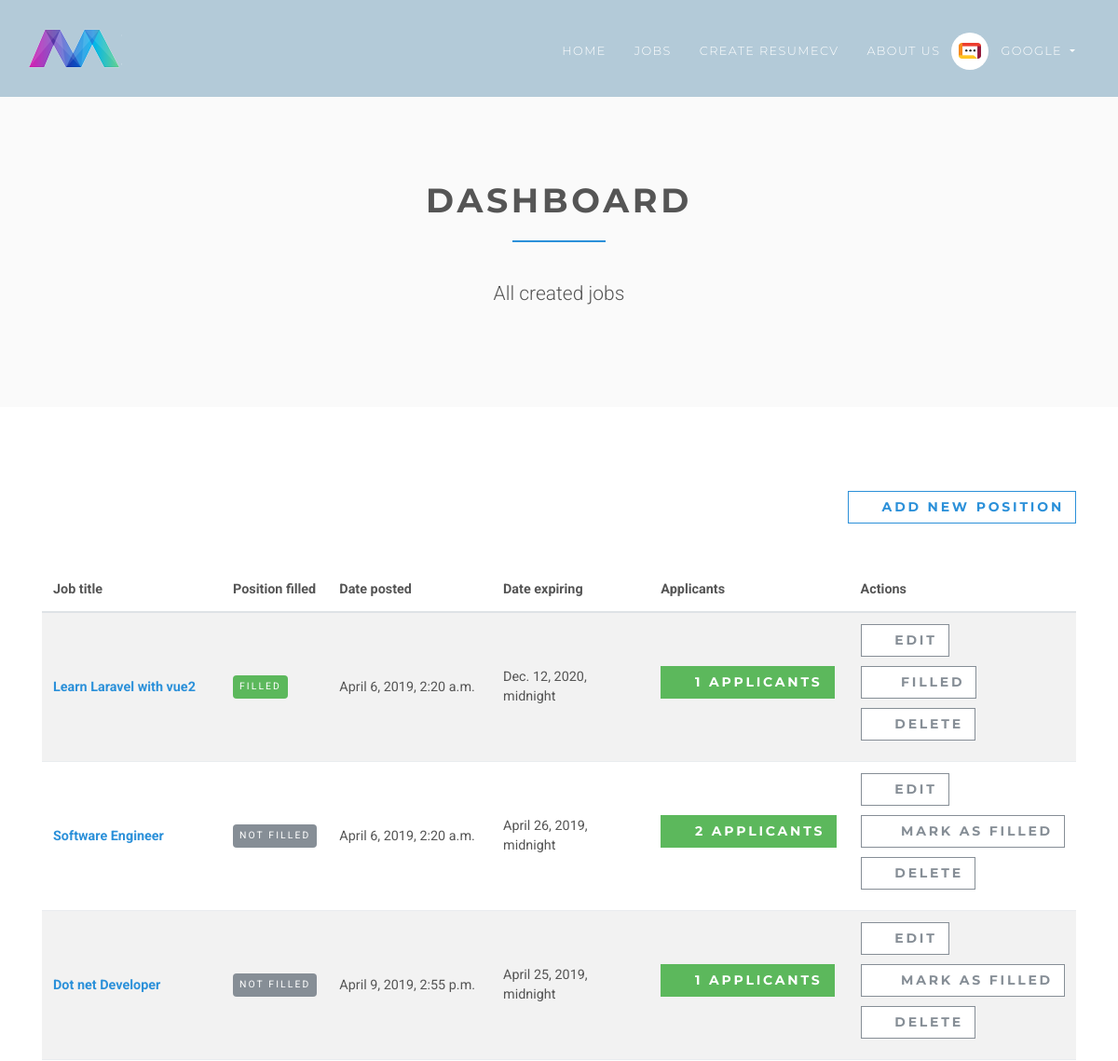
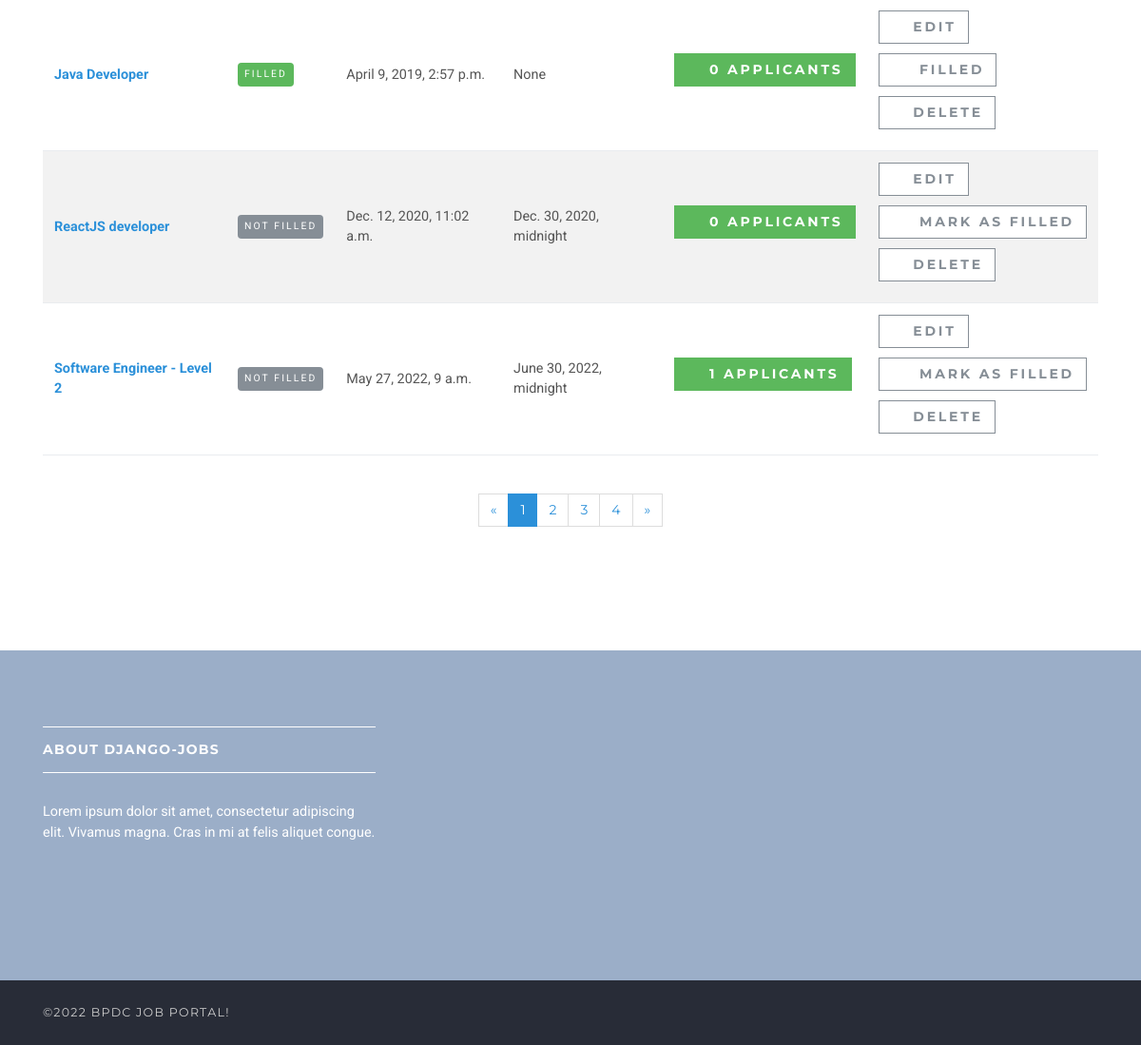
The app's page /en/employer/dashboard/ (signed in), older data (2 pictures, top to bottom).
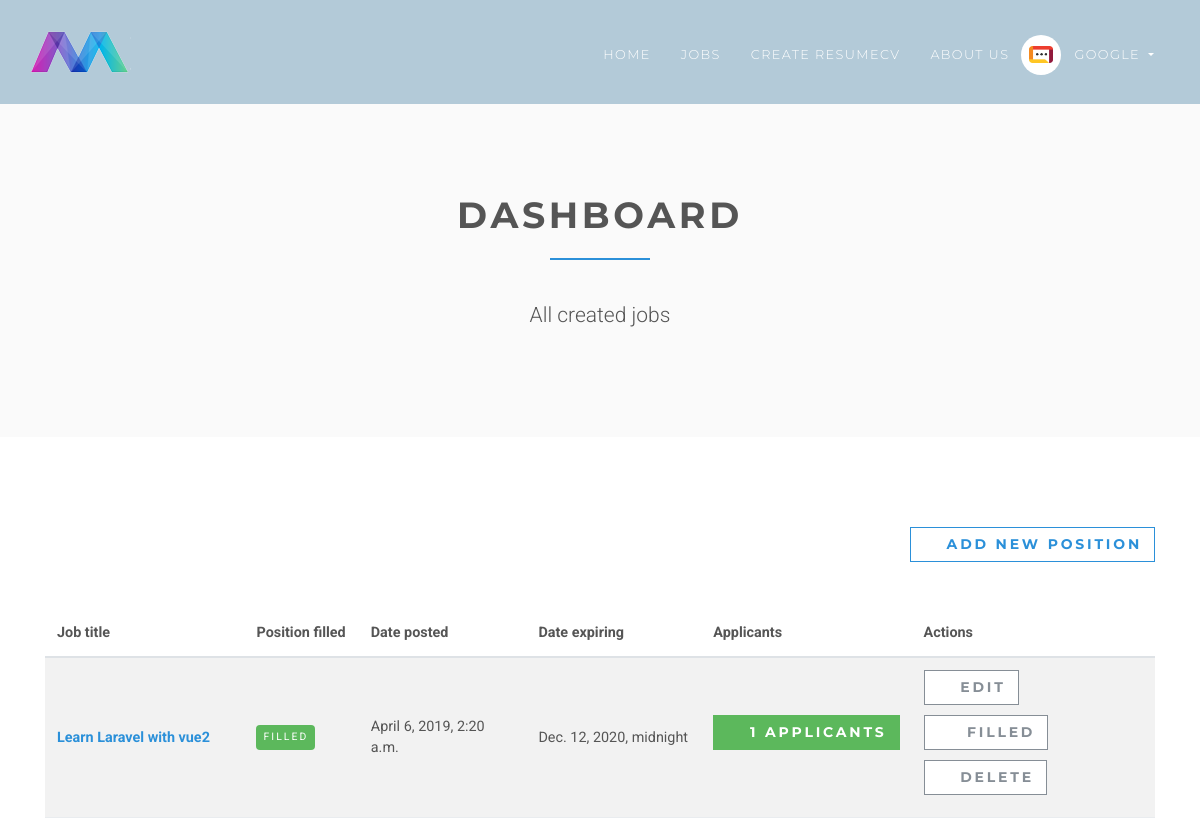
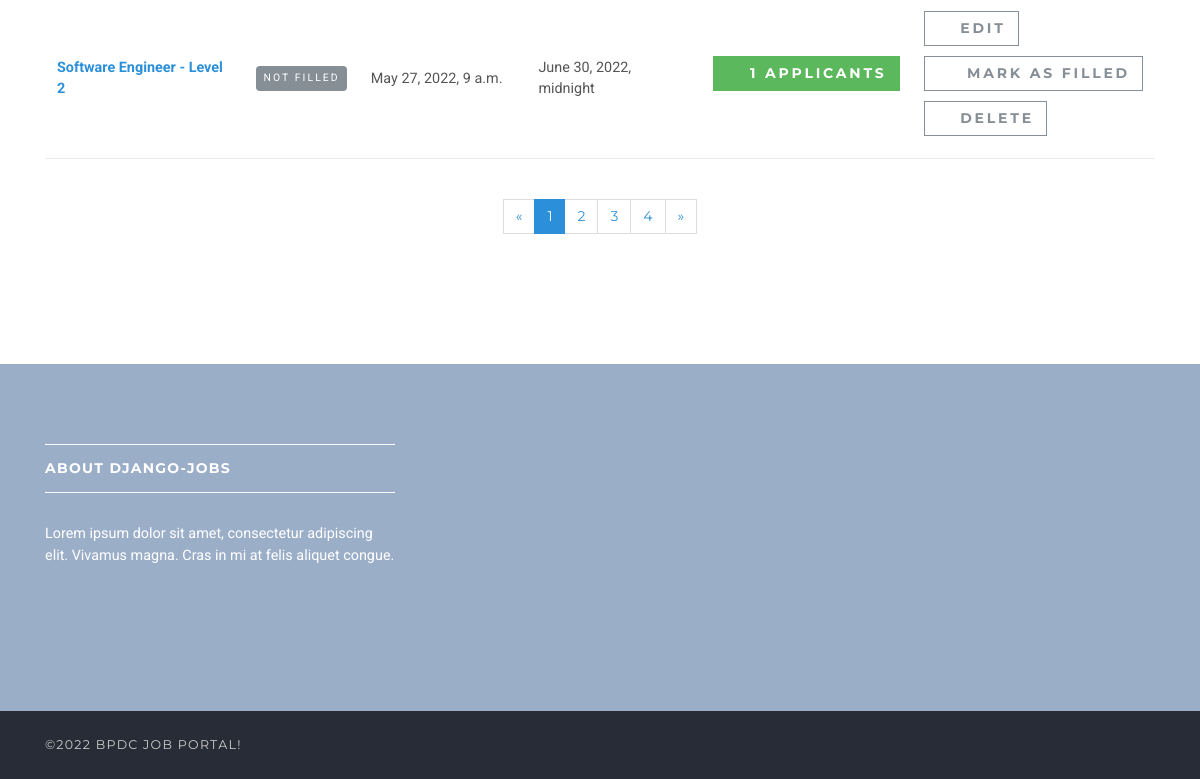
The same page, newer data (2 pictures, top to bottom).
### jobsapp/models.py (models this page shows, shortened)
class Job(models.Model):
    user = models.ForeignKey(User, on_delete=models.CASCADE)
    title = models.CharField(max_length=300)
    description = models.TextField()
    location = models.CharField(max_length=150)
    type = models.CharField(choices=JOB_TYPE, max_length=10)
    category = models.CharField(max_length=100)
    last_date = models.DateTimeField()
    company_name = models.CharField(max_length=100)
    company_description = models.CharField(max_length=300)
    website = models.CharField(max_length=100, default="")
    created_at = models.DateTimeField(default=timezone.now)
    filled = models.BooleanField(default=False)
    salary = models.IntegerField(default=0, blank=True)
    tags = models.ManyToManyField(Tag)
    objects = JobManager()
    class Meta:
        ordering = ["id"]

### jobsapp/views/employer.py (the view)
# urls.py: path("", DashboardView.as_view(), name="employer-dashboard"),
class DashboardView(ListView):
    model = Job
    template_name = "jobs/employer/dashboard.html"
    context_object_name = "jobs"
    @method_decorator(login_required(login_url=reverse_lazy("accounts:login")))
    @method_decorator(user_is_employer)
    def dispatch(self, request, *args, **kwargs):
        return super().dispatch(self.request, *args, **kwargs)
    def get_queryset(self):
        return self.model.objects.filter(user_id=self.request.user.id)

### templates/jobs/employer/dashboard.html (shortened to what the changed rows need)
{% extends 'base.html' %}
{% load static %}
{% block content %}
    <section class="bg-light-gray">
        <div class="container">
            <div class="row">
                <div class="col-lg-8 mx-auto">
                    <h1 class="heading">Dashboard</h1>
                </div>
            </div>
        </div>
    </section>
    <section>
        <div class="container">
            <div class="row">
                <div class="col-lg-12">
                    <div class="table-responsive">
                        <table class="table table-striped table-hover table-client-dashboard">
                            <thead>
                            <tr>
                                <th>Job title</th>
                                <th>Position filled</th>
                                <th>Date posted</th>
                                <th>Date expiring</th>
                                <th>Applicants</th>
                                <th>Actions</th>
                            </tr>
                            </thead>
                            <tbody>
                            {% for job in jobs %}
                                <tr>
                                    <th><a href="{% url 'jobs:jobs-detail' job.id %}">{{ job.title }}</a>
                                    </th>
                                    <td>
                                        {% if job.filled %}
                                            <span class="badge badge-success">Filled</span>
                                        {% else %}
                                            <span class="badge badge-secondary">Not Filled</span>
                                        {% endif %}
                                    </td>
                                    <td>{{ job.created_at }}</td>
                                    <td>{{ job.last_date }}</td>
                                    <td>
                                        <a href="{% url 'jobs:employer-dashboard-applicants' job.id %}"
                                           class="btn btn-success">
                                            <i class="fa fa-users"></i>{{ job.applicants.count }}
                                            <span class="hidden-xs hidden-sm">Applicants</span>
                                        </a>
                                    </td>
                                    <td>
                                        <a href="{% url 'jobs:employer-jobs-edit' job.id %}" class="btn btn-outline-white-secondary">
                                            <i class="fa fa-edit"></i>Edit
                                        </a>
                                        <br>
                                        {% if job.filled %}
                                            <a href="{% url 'jobs:job-mark-filled' job.id %}"
                                               class="btn btn-outline-white-secondary">
                                                <i class="fa fa-check-circle-o"></i>
                                                <span class="hidden-xs hidden-sm">Filled</span>
                                            </a><br>
                                        {% else %}
                                            <a href="{% url 'jobs:job-mark-filled' job.id %}"
                                               class="btn btn-outline-white-secondary">
                                                <i class="fa fa-check-circle-o"></i>
                                                <span class="hidden-xs hidden-sm">Mark as </span>filled
                                            </a><br>
                                        {% endif %}
                                        <a href="#" class="btn btn-outline-white-secondary">
                                            <i class="fa fa-times-circle-o"></i>Delete
                                        </a>
                                    </td>
                                </tr>
                            {% endfor %}
                            </tbody>
                        </table>
                    </div>
                </div>
            </div>
        </div>
    </section>
{% endblock %}

Row changes from the older to the newer data that the page shows:
removed Job: title "Software Engineer", filled "NOT FILLED", created_at "April 6, 2019, 2:20 a.m.", last_date "April 26, 2019, midnight", applicants.count "2"
removed Job: title "Dot net Developer", filled "NOT FILLED", created_at "April 9, 2019, 2:55 p.m.", last_date "April 25, 2019, midnight", applicants.count "1"
removed Job: title "Java Developer", filled "FILLED", created_at "April 9, 2019, 2:57 p.m.", last_date "None", applicants.count "0"
removed Job: title "ReactJS developer", filled "NOT FILLED", created_at "Dec. 12, 2020, 11:02 a.m.", last_date "Dec. 30, 2020, midnight", applicants.count "0"
